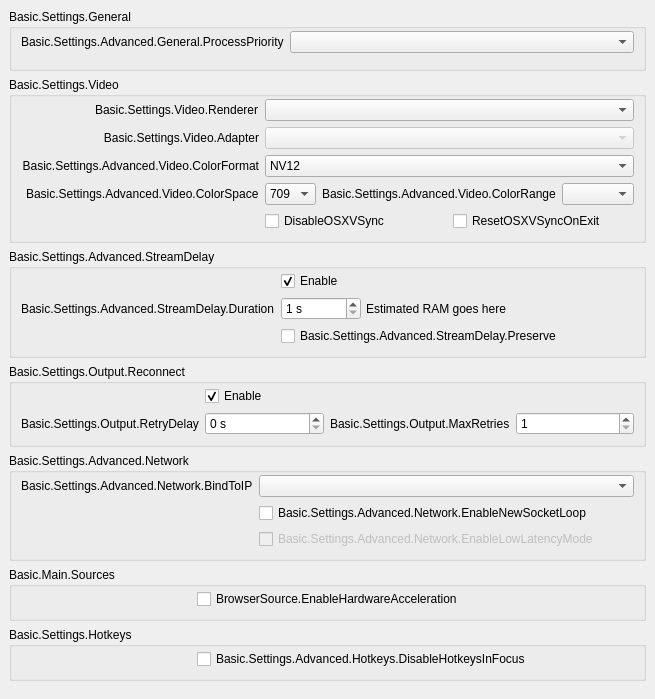
           <widget class="QWidget" name="scrollAreaWidgetContents">
            <property name="geometry">
             <rect>
              <x>0</x>
              <y>0</y>
              <width>592</width>
              <height>629</height>
             </rect>
            </property>
            <layout class="QVBoxLayout" name="verticalLayout_23">
             <property name="leftMargin">
              <number>0</number>
             </property>
             <property name="topMargin">
              <number>0</number>
             </property>
             <property name="rightMargin">
              <number>0</number>
             </property>
             <property name="bottomMargin">
              <number>9</number>
             </property>
             <item>
              <widget class="QWidget" name="widget_11" native="true">
               <layout class="QVBoxLayout" name="verticalLayout_24">
                <property name="sizeConstraint">
                 <enum>QLayout::SetNoConstraint</enum>
                </property>
                <item>
                 <widget class="QGroupBox" name="advancedGeneralGroupBox">
                  <property name="title">
                   <string>Basic.Settings.General</string>
                  </property>
                  <layout class="QFormLayout" name="formLayout_22">
                   <property name="fieldGrowthPolicy">
                    <enum>QFormLayout::AllNonFixedFieldsGrow</enum>
                   </property>
                   <property name="labelAlignment">
                    <set>Qt::AlignRight|Qt::AlignTrailing|Qt::AlignVCenter</set>
                   </property>
                   <property name="topMargin">
                    <number>2</number>
                   </property>
                   <item row="1" column="0">
                    <widget class="QLabel" name="processPriorityLabel">
                     <property name="text">
                      <string>Basic.Settings.Advanced.General.ProcessPriority</string>
                     </property>
                     <property name="buddy">
                      <cstring>processPriority</cstring>
                     </property>
                    </widget>
                   </item>
                   <item row="1" column="1">
                    <widget class="QComboBox" name="processPriority"/>
                   </item>
                   <item row="2" column="0">
                    <spacer name="horizontalSpacer_13">
                     <property name="orientation">
                      <enum>Qt::Horizontal</enum>
                     </property>
                     <property name="sizeHint" stdset="0">
                      <size>
                       <width>170</width>
                       <height>0</height>
                      </size>
                     </property>
                    </spacer>
                   </item>
                  </layout>
                 </widget>
                </item>
                <item>
                 <widget class="QGroupBox" name="advancedVideoContainer">
                  <property name="title">
                   <string>Basic.Settings.Video</string>
                  </property>
                  <layout class="QFormLayout" name="formLayout_14">
                   <property name="fieldGrowthPolicy">
                    <enum>QFormLayout::AllNonFixedFieldsGrow</enum>
                   </property>
                   <property name="labelAlignment">
                    <set>Qt::AlignRight|Qt::AlignTrailing|Qt::AlignVCenter</set>
                   </property>
                   <property name="topMargin">
                    <number>2</number>
                   </property>
                   <item row="0" column="0">
                    <widget class="QLabel" name="rendererLabel">
                     <property name="text">
                      <string>Basic.Settings.Video.Renderer</string>
                     </property>
                     <property name="buddy">
                      <cstring>renderer</cstring>
                     </property>
                    </widget>
                   </item>
                   <item row="0" column="1">
                    <widget class="QComboBox" name="renderer">
                     <property name="currentText">
                      <string notr="true"/>
                     </property>
                    </widget>
                   </item>
                   <item row="1" column="0">
                    <widget class="QLabel" name="adapterLabel">
                     <property name="text">
                      <string>Basic.Settings.Video.Adapter</string>
                     </property>
                     <property name="alignment">
                      <set>Qt::AlignRight|Qt::AlignTrailing|Qt::AlignVCenter</set>
                     </property>
                     <property name="buddy">
                      <cstring>adapter</cstring>
                     </property>
                    </widget>
                   </item>
                   <item row="1" column="1">
                    <widget class="QComboBox" name="adapter">
                     <property name="enabled">
                      <bool>false</bool>
                     </property>
                     <property name="currentText">
                      <string notr="true"/>
                     </property>
                    </widget>
                   </item>
                   <item row="2" column="0">
                    <widget class="QLabel" name="label_30">
                     <property name="minimumSize">
                      <size>
                       <width>0</width>
                       <height>0</height>
                      </size>
                     </property>
                     <property name="text">
                      <string>Basic.Settings.Advanced.Video.ColorFormat</string>
                     </property>
                     <property name="alignment">
                      <set>Qt::AlignRight|Qt::AlignTrailing|Qt::AlignVCenter</set>
                     </property>
                     <property name="buddy">
                      <cstring>colorFormat</cstring>
                     </property>
                    </widget>
                   </item>
                   <item row="2" column="1">
                    <widget class="QComboBox" name="colorFormat">
                     <item>
                      <property name="text">
                       <string notr="true">NV12</string>
                      </property>
                     </item>
                     <item>
                      <property name="text">
                       <string notr="true">I420</string>
                      </property>
                     </item>
                     <item>
                      <property name="text">
                       <string>I444</string>
                      </property>
                     </item>
                     <item>
                      <property name="text">
                       <string notr="true">RGB</string>
                      </property>
                     </item>
                    </widget>
                   </item>
                   <item row="4" column="1">
                    <layout class="QHBoxLayout" name="horizontalLayout_18">
                     <property name="leftMargin">
                      <number>0</number>
                     </property>
                     <property name="topMargin">
                      <number>0</number>
                     </property>
                     <property name="rightMargin">
                      <number>0</number>
                     </property>
                     <property name="bottomMargin">
                      <number>0</number>
                     </property>
                     <item>
                      <widget class="QCheckBox" name="disableOSXVSync">
                       <property name="text">
                        <string>DisableOSXVSync</string>
                       </property>
                      </widget>
                     </item>
                     <item>
                      <widget class="QCheckBox" name="resetOSXVSync">
                       <property name="text">
                        <string>ResetOSXVSyncOnExit</string>
                       </property>
                      </widget>
                     </item>
                    </layout>
                   </item>
                   <item row="3" column="1">
                    <layout class="QHBoxLayout" name="horizontalLayout_20">
                     <property name="leftMargin">
                      <number>0</number>
                     </property>
                     <property name="topMargin">
                      <number>0</number>
                     </property>
                     <property name="rightMargin">
                      <number>0</number>
                     </property>
                     <property name="bottomMargin">
                      <number>0</number>
                     </property>
                     <item>
                      <widget class="QComboBox" name="colorSpace">
                       <item>
                        <property name="text">
                         <string notr="true">709</string>
                        </property>
                       </item>
                       <item>
                        <property name="text">
                         <string notr="true">601</string>
                        </property>
                       </item>
                      </widget>
                     </item>
                     <item>
                      <widget class="QLabel" name="label_34">
                       <property name="sizePolicy">
                        <sizepolicy hsizetype="Maximum" vsizetype="Preferred">
                         <horstretch>0</horstretch>
                         <verstretch>0</verstretch>
                        </sizepolicy>
                       </property>
                       <property name="text">
                        <string>Basic.Settings.Advanced.Video.ColorRange</string>
                       </property>
                       <property name="buddy">
                        <cstring>colorRange</cstring>
                       </property>
                      </widget>
                     </item>
                     <item>
                      <widget class="QComboBox" name="colorRange"/>
                     </item>
                    </layout>
                   </item>
                   <item row="3" column="0">
                    <widget class="QLabel" name="label_33">
                     <property name="text">
                      <string>Basic.Settings.Advanced.Video.ColorSpace</string>
                     </property>
                     <property name="buddy">
                      <cstring>colorSpace</cstring>
                     </property>
                    </widget>
                   </item>
                   <item row="4" column="0">
                    <spacer name="horizontalSpacer_12">
                     <property name="orientation">
                      <enum>Qt::Horizontal</enum>
                     </property>
                     <property name="sizeHint" stdset="0">
                      <size>
                       <width>170</width>
                       <height>20</height>
                      </size>
                     </property>
                    </spacer>
                   </item>
                  </layout>
                 </widget>
                </item>
                <item>
                 <widget class="QGroupBox" name="groupBox_5">
                  <property name="title">
                   <string>Basic.Settings.Advanced.StreamDelay</string>
                  </property>
                  <layout class="QFormLayout" name="formLayout_18">
                   <property name="fieldGrowthPolicy">
                    <enum>QFormLayout::AllNonFixedFieldsGrow</enum>
                   </property>
                   <property name="labelAlignment">
                    <set>Qt::AlignRight|Qt::AlignTrailing|Qt::AlignVCenter</set>
                   </property>
                   <property name="topMargin">
                    <number>2</number>
                   </property>
                   <item row="1" column="0">
                    <widget class="QLabel" name="label_56">
                     <property name="text">
                      <string>Basic.Settings.Advanced.StreamDelay.Duration</string>
                     </property>
                     <property name="buddy">
                      <cstring>streamDelaySec</cstring>
                     </property>
                    </widget>
                   </item>
                   <item row="1" column="1">
                    <widget class="QWidget" name="widget_12" native="true">
                     <property name="enabled">
                      <bool>true</bool>
                     </property>
                     <layout class="QHBoxLayout" name="horizontalLayout_13">
                      <property name="spacing">
                       <number>5</number>
                      </property>
                      <property name="leftMargin">
                       <number>0</number>
                      </property>
                      <property name="topMargin">
                       <number>0</number>
                      </property>
                      <property name="rightMargin">
                       <number>0</number>
                      </property>
                      <property name="bottomMargin">
                       <number>0</number>
                      </property>
                      <item>
                       <widget class="QSpinBox" name="streamDelaySec">
                        <property name="enabled">
                         <bool>true</bool>
                        </property>
                        <property name="sizePolicy">
                         <sizepolicy hsizetype="Maximum" vsizetype="Fixed">
                          <horstretch>0</horstretch>
                          <verstretch>0</verstretch>
                         </sizepolicy>
                        </property>
                        <property name="minimumSize">
                         <size>
                          <width>80</width>
                          <height>0</height>
                         </size>
                        </property>
                        <property name="suffix">
                         <string notr="true"> s</string>
                        </property>
                        <property name="minimum">
                         <number>1</number>
                        </property>
                        <property name="maximum">
                         <number>1800</number>
                        </property>
                       </widget>
                      </item>
                      <item>
                       <widget class="QLabel" name="streamDelayInfo">
                        <property name="text">
                         <string notr="true">Estimated RAM goes here</string>
                        </property>
                       </widget>
                      </item>
                     </layout>
                    </widget>
                   </item>
                   <item row="2" column="1">
                    <widget class="QCheckBox" name="streamDelayPreserve">
                     <property name="text">
                      <string>Basic.Settings.Advanced.StreamDelay.Preserve</string>
                     </property>
                    </widget>
                   </item>
                   <item row="0" column="1">
                    <widget class="QCheckBox" name="streamDelayEnable">
                     <property name="text">
                      <string>Enable</string>
                     </property>
                     <property name="checked">
                      <bool>true</bool>
                     </property>
                    </widget>
                   </item>
                   <item row="2" column="0">
                    <spacer name="horizontalSpacer_9">
                     <property name="orientation">
                      <enum>Qt::Horizontal</enum>
                     </property>
                     <property name="sizeHint" stdset="0">
                      <size>
                       <width>170</width>
                       <height>20</height>
                      </size>
                     </property>
                    </spacer>
                   </item>
                  </layout>
                 </widget>
                </item>
                <item>
                 <widget class="QGroupBox" name="groupBox_7">
                  <property name="title">
                   <string>Basic.Settings.Output.Reconnect</string>
                  </property>
                  <layout class="QFormLayout" name="formLayout_19">
                   <property name="fieldGrowthPolicy">
                    <enum>QFormLayout::AllNonFixedFieldsGrow</enum>
                   </property>
                   <property name="labelAlignment">
                    <set>Qt::AlignRight|Qt::AlignTrailing|Qt::AlignVCenter</set>
                   </property>
                   <property name="topMargin">
                    <number>2</number>
                   </property>
                   <item row="0" column="1">
                    <widget class="QCheckBox" name="reconnectEnable">
                     <property name="text">
                      <string>Enable</string>
                     </property>
                     <property name="checked">
                      <bool>true</bool>
                     </property>
                    </widget>
                   </item>
                   <item row="1" column="1">
                    <layout class="QHBoxLayout" name="horizontalLayout_19">
                     <property name="leftMargin">
                      <number>0</number>
                     </property>
                     <property name="topMargin">
                      <number>0</number>
                     </property>
                     <property name="rightMargin">
                      <number>0</number>
                     </property>
                     <property name="bottomMargin">
                      <number>0</number>
                     </property>
                     <item>
                      <widget class="QSpinBox" name="reconnectRetryDelay">
                       <property name="suffix">
                        <string> s</string>
                       </property>
                       <property name="maximum">
                        <number>30</number>
                       </property>
                      </widget>
                     </item>
                     <item>
                      <widget class="QLabel" name="label_22">
                       <property name="sizePolicy">
                        <sizepolicy hsizetype="Maximum" vsizetype="Preferred">
                         <horstretch>0</horstretch>
                         <verstretch>0</verstretch>
                        </sizepolicy>
                       </property>
                       <property name="text">
                        <string>Basic.Settings.Output.MaxRetries</string>
                       </property>
                       <property name="buddy">
                        <cstring>reconnectMaxRetries</cstring>
                       </property>
                      </widget>
                     </item>
                     <item>
                      <widget class="QSpinBox" name="reconnectMaxRetries">
                       <property name="minimum">
                        <number>1</number>
                       </property>
                       <property name="maximum">
                        <number>10000</number>
                       </property>
                      </widget>
                     </item>
                    </layout>
                   </item>
                   <item row="1" column="0">
                    <widget class="QLabel" name="label_17">
                     <property name="text">
                      <string>Basic.Settings.Output.RetryDelay</string>
                     </property>
                     <property name="buddy">
                      <cstring>reconnectRetryDelay</cstring>
                     </property>
                    </widget>
                   </item>
                   <item row="0" column="0">
                    <spacer name="horizontalSpacer_8">
                     <property name="orientation">
                      <enum>Qt::Horizontal</enum>
                     </property>
                     <property name="sizeHint" stdset="0">
                      <size>
                       <width>170</width>
                       <height>20</height>
                      </size>
                     </property>
                    </spacer>
                   </item>
                  </layout>
                 </widget>
                </item>
                <item>
                 <widget class="QGroupBox" name="advNetworkGroupBox">
                  <property name="title">
                   <string>Basic.Settings.Advanced.Network</string>
                  </property>
                  <layout class="QFormLayout" name="formLayout_23">
                   <property name="fieldGrowthPolicy">
                    <enum>QFormLayout::AllNonFixedFieldsGrow</enum>
                   </property>
                   <property name="labelAlignment">
                    <set>Qt::AlignRight|Qt::AlignTrailing|Qt::AlignVCenter</set>
                   </property>
                   <property name="topMargin">
                    <number>2</number>
                   </property>
                   <item row="0" column="0">
                    <widget class="QLabel" name="label_27">
                     <property name="text">
                      <string>Basic.Settings.Advanced.Network.BindToIP</string>
                     </property>
                     <property name="buddy">
                      <cstring>bindToIP</cstring>
                     </property>
                    </widget>
                   </item>
                   <item row="0" column="1">
                    <widget class="QComboBox" name="bindToIP"/>
                   </item>
                   <item row="1" column="1">
                    <widget class="QCheckBox" name="enableNewSocketLoop">
                     <property name="text">
                      <string>Basic.Settings.Advanced.Network.EnableNewSocketLoop</string>
                     </property>
                    </widget>
                   </item>
                   <item row="2" column="1">
                    <widget class="QCheckBox" name="enableLowLatencyMode">
                     <property name="enabled">
                      <bool>false</bool>
                     </property>
                     <property name="text">
                      <string>Basic.Settings.Advanced.Network.EnableLowLatencyMode</string>
                     </property>
                    </widget>
                   </item>
                   <item row="1" column="0">
                    <spacer name="horizontalSpacer_7">
                     <property name="orientation">
                      <enum>Qt::Horizontal</enum>
                     </property>
                     <property name="sizeHint" stdset="0">
                      <size>
                       <width>170</width>
                       <height>20</height>
                      </size>
                     </property>
                    </spacer>
                   </item>
                  </layout>
                 </widget>
                </item>
                <item>
                 <widget class="QGroupBox" name="sourcesGroup">
                  <property name="title">
                   <string>Basic.Main.Sources</string>
                  </property>
                  <layout class="QFormLayout" name="formLayout_34">
                   <property name="topMargin">
                    <number>2</number>
                   </property>
                   <item row="0" column="0">
                    <spacer name="horizontalSpacer_15">
                     <property name="orientation">
                      <enum>Qt::Horizontal</enum>
                     </property>
                     <property name="sizeHint" stdset="0">
                      <size>
                       <width>170</width>
                       <height>20</height>
                      </size>
                     </property>
                    </spacer>
                   </item>
                   <item row="0" column="1">
                    <widget class="QCheckBox" name="browserHWAccel">
                     <property name="text">
                      <string>BrowserSource.EnableHardwareAcceleration</string>
                     </property>
                    </widget>
                   </item>
                  </layout>
                 </widget>
                </item>
                <item>
                 <widget class="QGroupBox" name="groupBox_17">
                  <property name="title">
                   <string>Basic.Settings.Hotkeys</string>
                  </property>
                  <layout class="QFormLayout" name="formLayout_33">
                   <property name="topMargin">
                    <number>2</number>
                   </property>
                   <item row="0" column="1">
                    <widget class="QCheckBox" name="disableFocusHotkeys">
                     <property name="text">
                      <string>Basic.Settings.Advanced.Hotkeys.DisableHotkeysInFocus</string>
                     </property>
                    </widget>
                   </item>
                   <item row="0" column="0">
                    <spacer name="horizontalSpacer_14">
                     <property name="orientation">
                      <enum>Qt::Horizontal</enum>
                     </property>
                     <property name="sizeHint" stdset="0">
                      <size>
                       <width>170</width>
                       <height>20</height>
                      </size>
                     </property>
                    </spacer>
                   </item>
                  </layout>
                 </widget>
                </item>
               </layout>
              </widget>
             </item>
            </layout>
           </widget>
